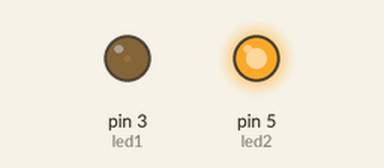
The sketch below on a simulated Arduino Uno, built with avr-gcc and run on an emulated ATmega328P. Shown: output pins drawn as LEDs (lit = HIGH).

Above: at 0.05 s.
At 0.95 s:
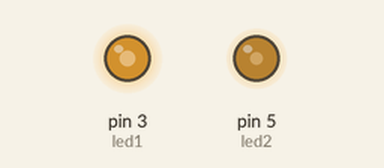
At 1.4 s:
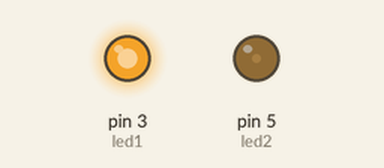
At 2.75 s:
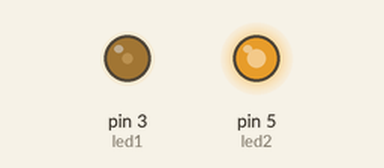
Timing chart, 0 to 7.0 s (numbered marks = the images above):
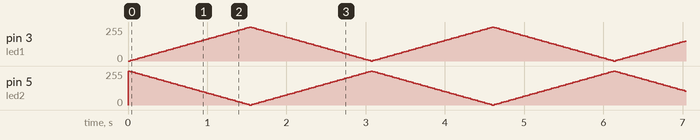

The sketch:

Fade.ino
```cpp
/*
Esempio1: due led con Fade inverso
 */

int brightness = 0;    // luminosità
int fadeAmount = 5;    // incremento
int led1 = 3;          // entrambi i pin sono PWM
int led2 = 5;

void setup()  {
  // declare i pin come output:
  pinMode(led1, OUTPUT);
  pinMode(led2, OUTPUT);
}

void loop()  {
  // Imposto la luminosità dei due led
  analogWrite(led1, brightness);
  analogWrite(led2, 255 - brightness);

  // cambio la luminosità per il prossimo loop:
  brightness = brightness + fadeAmount;

  // se arrivo al limite inferiore o superiore inverto il conteggio:
  if (brightness == 0 || brightness == 255) {
    fadeAmount = -fadeAmount ;
  }

  // attendo 30millisecondi in modo da vedere l'effetto
  delay(30);
}
```
